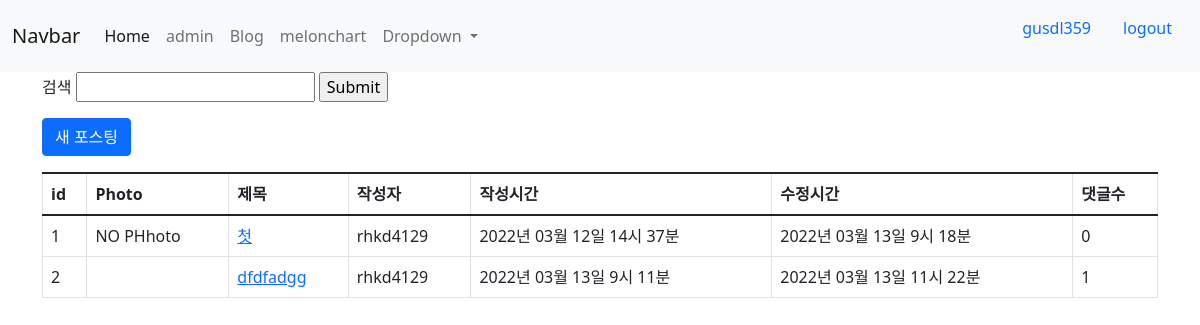
Screenshot of /blog/ (signed in) with the database file from the repository.
### accounts/models.py (models this page shows)
class User(AbstractUser):
    phone_number = models.CharField(blank =True ,default='' ,max_length=12)

### blog/models.py (models this page shows, shortened)
class Post(models.Model):
    class GenderChices(models.TextChoices):
        MALE = "M","Male"   #DB에저장되는 값 ,실제 사용할 값
        FEMALE = "F","Female"
    author = models.ForeignKey(settings.AUTH_USER_MODEL,on_delete=models.CASCADE) # 추천!
    title = models.CharField(max_length=20)
    photo = models.ImageField(blank = True, upload_to = 'blog/post/%Y/%m/%d')
    content = models.TextField()
    gender = models.CharField(max_length=1,blank=True,choices=GenderChices.choices)#,default=GenderChices.MALE
    is_public = models.BooleanField(default = False,verbose_name= '공개여부')
    created_at = models.DateTimeField(auto_now_add=True)
    updated_at = models.DateTimeField(auto_now=True)
    def get_absolute_url(self):
         return reverse('blog:post_detail',args=[self.pk])

### blog/views/post_views.py (the view)
# urls.py: path('',post_views.BlogList,name='post_list'),
def BlogList(request):
    posts = Post.objects.all()
    q = request.GET.get('search','')
    if q:
        posts = Post.objects.filter(Q(title__icontains = q)|Q(content__icontains =q)).distinct()
    return render(request,'blog/blog_list.html',{'posts':posts,'q':q,})#'form':searchForm,

### blog/templates/blog/blog_list.html
{% extends 'blog/layout.html' %}
{% block content %}
    <form action="." method="get">
        <label for="search">검색</label>
        <input label="search" type="text" name = 'search'  id="search">
        <input type="submit">
    </form>
    <a href ="{% url 'blog:blog_create' %}"class ="btn btn-primary btn-block mt-3 mb-3">새 포스팅</a>
    <table class="table table-bordered table-hover" >
    <tbody>
        <thead>
            <tr>
              <th scope="col">id</th>
              <th scope="col">Photo</th>
              <th scope="col">제목</th>
              <th scope="col">작성자</th>
              <th scope="col">작성시간</th>
              <th scope="col">수정시간</th>
              <th scope="col">댓글수</th>
            </tr>
          </thead>
       {% for post in posts %}
        <tr>
            <td>{{post.pk}}</td>
            <td>
                {% if post.photo %}
                    <img src="{{ post.photo.url }}" alt="" style="width: 70px;"/>
                {% else %}
                    NO PHhoto
                {% endif %}
                </td>
                <td>
                    <a href="{{ post.get_absolute_url }}">{{ post.title }}</a>
                </td>
                <td>
                    {{post.author}}
                </td>
                <td>
                    {{ post.created_at|date:'Y년 m월 d일 G시 i분'}}
                </td>
                <td>
                    {{ post.updated_at|date:'Y년 m월 d일 G시 i분'}}
                </td>
                <td>{{ post.comment_set.count }}</td>
            </tr>
        {% endfor %}
    </tbody>
</table>
{% endblock content %}

### project1/templates/layout.html (shortened to what this page needs)
<!DOCTYPE html>
<html lang="en">
<head>
    <link href="https://cdn.jsdelivr.net/npm/bootstrap@5.1.3/dist/css/bootstrap.min.css" rel="stylesheet"/>
</head>
<body>
    <nav class="navbar navbar-expand-lg navbar-light bg-light">
        <div class="container-fluid">
          <a class="navbar-brand" href="#">Navbar</a>
          <div class="collapse navbar-collapse" id="navbarSupportedContent">
            <ul class="navbar-nav me-auto mb-2 mb-lg-0">
              <li class="nav-item">
                <a class="nav-link active" aria-current="page" href="{% url 'home'%}">Home</a>
              </li>
              <li class="nav-item">
                <a class="nav-link" href="{% url 'admin:index' %}">admin</a>
                </li>
              <li class="nav-item">
              <a class="nav-link" href="{% url 'blog:post_list' %}">Blog</a>
              </li>
              <li class="nav-item">
                <a class="nav-link" href="{% url 'crawling:melon_chart' %}">melonchart</a>
                </li>
              <li class="nav-item dropdown">
                <a class="nav-link dropdown-toggle" href="#" id="navbarDropdown" role="button" data-bs-toggle="dropdown" aria-expanded="false">
                  Dropdown
                </a>
              </li>
            </ul>
             <li class="nav-item d-flex">
               {% if user.is_authenticated %}
               <p class="nav-link">{{user.username}}</p>
               <a class="nav-link" href="{% url 'accounts:logout' %}">logout</a>
              {% else %}
              <a class="nav-link" href="{% url 'accounts:login' %}">login</a>
              <a class="nav-link" href="{% url 'accounts:signup' %}">sign_up</a>
              {% endif %}
             </li>
          </div>
        </div>
      </nav>
      <div class="container">
        <div class="row">
          <div class="col-sm-12">
            {% block content %}
            {% endblock content %}
          </div>
        </div>
      </div>
</body>
</html>

### rows the page displays
User: username "gusdl359"
Post: pk "1", photo "NO PHhoto", title "첫", author "rhkd4129", created_at "2022년 03월 12일 14시 37분", updated_at "2022년 03월 13일 9시 18분", comment_set.count "0"
Post: pk "2", title "dfdfadgg", author "rhkd4129", created_at "2022년 03월 13일 9시 11분", updated_at "2022년 03월 13일 11시 22분", comment_set.count "1"
